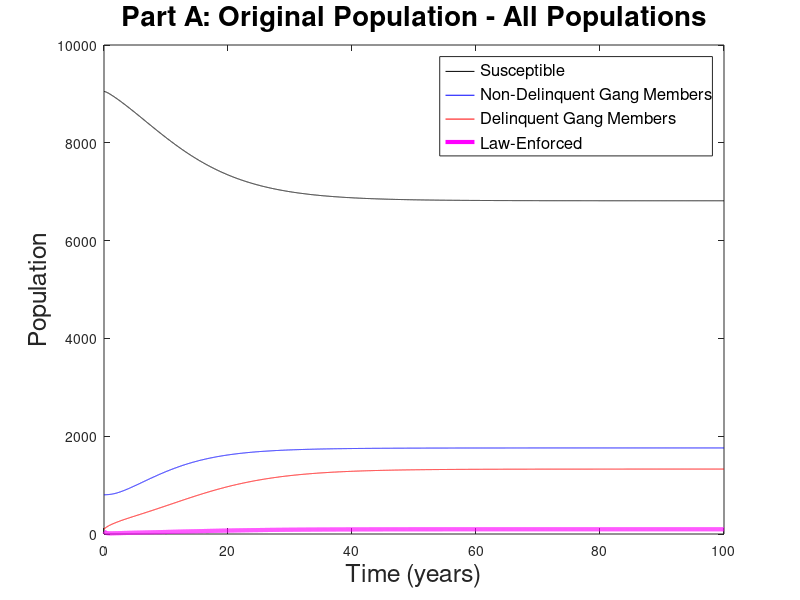
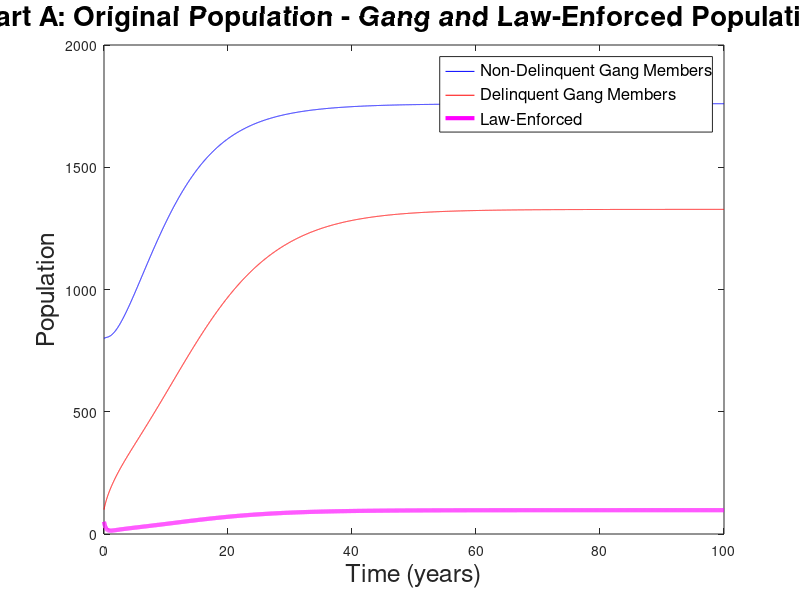
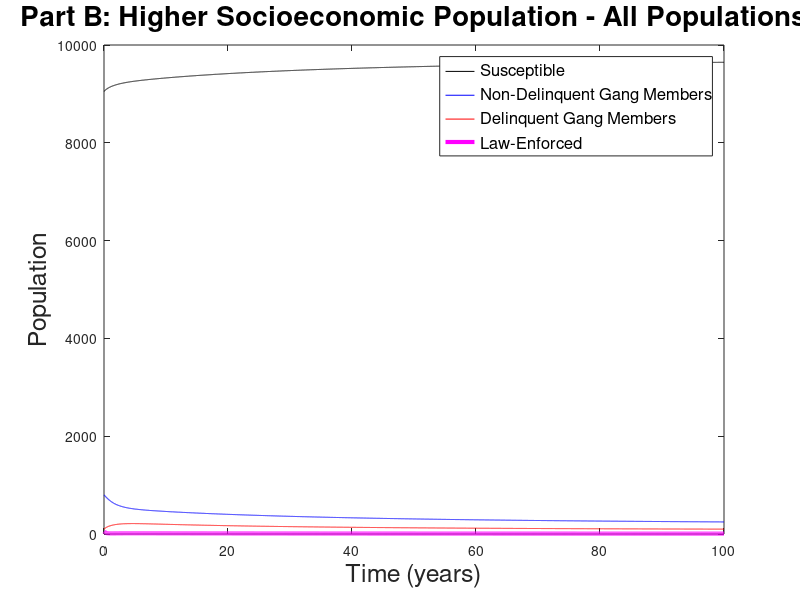
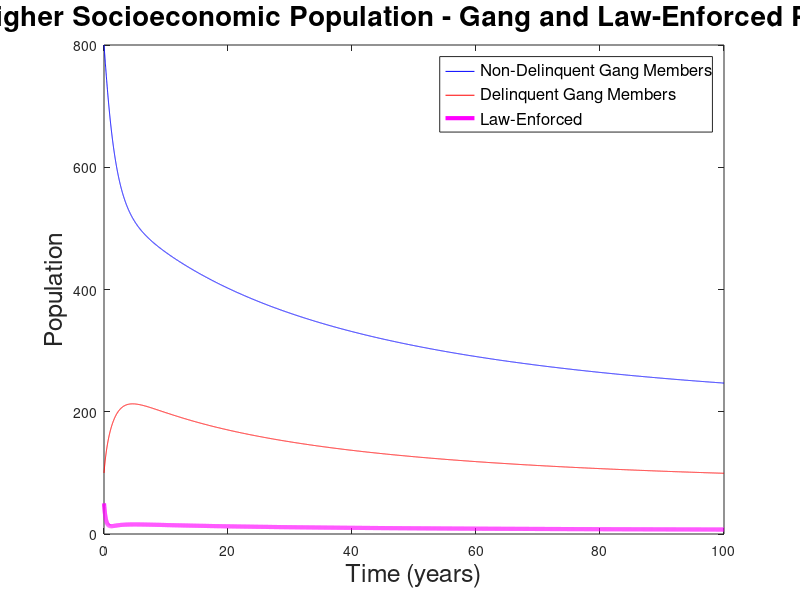

The MATLAB source for these figures, in order:

% Juvenile Delinquency Model
% MTH/CSC 4170 - Project 2

%% Clear workspace
clear all;
close all;

%% Initialize variables

% Set up time increment and time vector
deltaX = 0.01;       % time step (years)
tf = 100;            % final time (years)
x = 0:deltaX:tf;     % time vector (years)

% Constants
N0 = 10000;          % total juvenile population
b = 0.60;            % gang recruitment rate (1/year)
a = 0.14;            % independent delinquency rate (1/year)
r = 0.235;           % arrest rate (1/year)
u = 1;               % release rate (1/year)
m = 1/5;             % aging rate (1/year)

%% Run both scenarios

for scenario = 1:2

    % Part A and Part B parameters
    if scenario == 1
        p = 1.00;    % peer pressure rate (1/year)
        q = 0.30;    % gang departure rate (1/year)
        scenarioName = 'Part A: Original Population';
    else
        p = 0.42;    % peer pressure rate (1/year)
        q = 0.50;    % gang departure rate (1/year)
        scenarioName = 'Part B: Higher Socioeconomic Population';
    end

    % Set up stock variables and initial conditions
    S(1) = 0.905 * N0;  % Susceptible
    G(1) = 0.080 * N0;  % Non-delinquent gang members
    D(1) = 0.010 * N0;  % Delinquent gang members
    L(1) = 0.005 * N0;  % Arrested and law-enforced

    %% Main loop
    for i = 2:length(x)

        % Compute transition rates (people per year)
        % Forward Euler

        % Susceptible to gang member
        S_to_G = (b / N0) * S(i-1) * (G(i-1) + D(i-1));

        % Gang member to susceptible
        G_to_S = q * G(i-1);

        % Gang member to delinquent through peer pressure
        G_to_D_Peer = (p / N0) * G(i-1) * D(i-1);

        % Gang member to delinquent through personal issues
        G_to_D_Personal = a * G(i-1);

        % Delinquent to law-enforced
        D_to_L = r * D(i-1);

        % Law-enforced released equally to S, G, and D
        L_to_S = u * L(i-1);
        L_to_G = u * L(i-1);
        L_to_D = u * L(i-1);

        % Aging into and out of the population
        Enter_S = m * N0;

        S_Out = m * S(i-1);
        G_Out = m * G(i-1);
        D_Out = m * D(i-1);
        L_Out = m * L(i-1);

        % Update populations using Forward Euler
        S(i) = S(i-1) + deltaX * ...
            (Enter_S + G_to_S + L_to_S - S_to_G - S_Out);

        G(i) = G(i-1) + deltaX * ...
            (S_to_G + L_to_G - G_to_S - G_to_D_Peer ...
            - G_to_D_Personal - G_Out);

        D(i) = D(i-1) + deltaX * ...
            (G_to_D_Peer + G_to_D_Personal + L_to_D ...
            - D_to_L - D_Out);

        L(i) = L(i-1) + deltaX * ...
            (D_to_L - L_to_S - L_to_G - L_to_D - L_Out);

    end

    %% Plot Solutions

    % First Plot: All Populations
    figure()
    plot(x, S, 'k', ...
         x, G, 'b', ...
         x, D, 'r', ...
         x, L, 'm', 'LineWidth', 3.0);

    xlabel('Time (years)', 'fontsize', 18);
    ylabel('Population', 'fontsize', 18);

    legend({'Susceptible', 'Non-Delinquent Gang Members', ...
            'Delinquent Gang Members', 'Law-Enforced'}, ...
            'fontsize', 12, 'location', 'best');

    title([scenarioName ' - All Populations'], 'fontsize', 20);


    % Second Plot: Gang and Law-Enforced Populations
    figure()
    plot(x, G, 'b', ...
         x, D, 'r', ...
         x, L, 'm', 'LineWidth', 3.0);

    xlabel('Time (years)', 'fontsize', 18);
    ylabel('Population', 'fontsize', 18);

    legend({'Non-Delinquent Gang Members', ...
            'Delinquent Gang Members', 'Law-Enforced'}, ...
            'fontsize', 12, 'location', 'best');

    title([scenarioName ' - Gang and Law-Enforced Populations'], ...
          'fontsize', 20);

    %% Equilibrium Percentages

    disp(scenarioName)
    disp(['Susceptible: ', num2str(S(end)/N0*100), '%'])
    disp(['Non-Delinquent Gang Members: ', num2str(G(end)/N0*100), '%'])
    disp(['Delinquent Gang Members: ', num2str(D(end)/N0*100), '%'])
    disp(['Law-Enforced: ', num2str(L(end)/N0*100), '%'])
    disp(' ')

end
